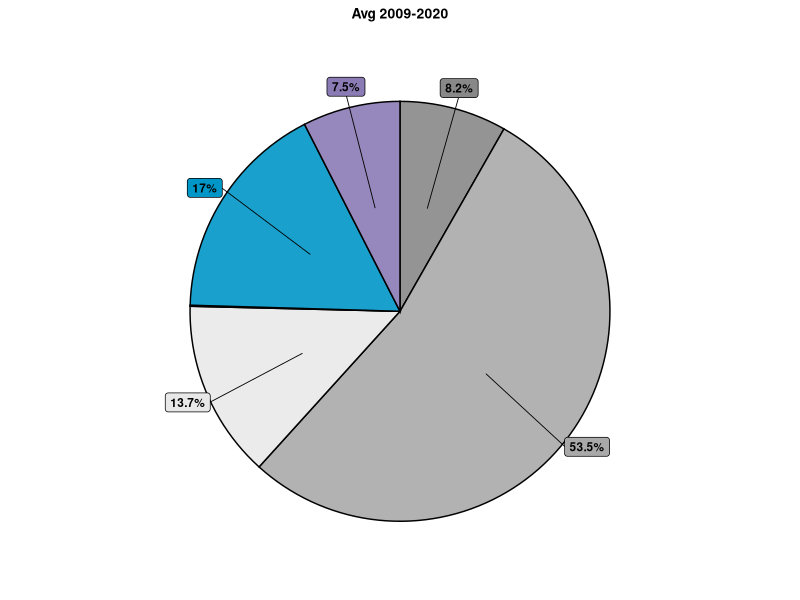
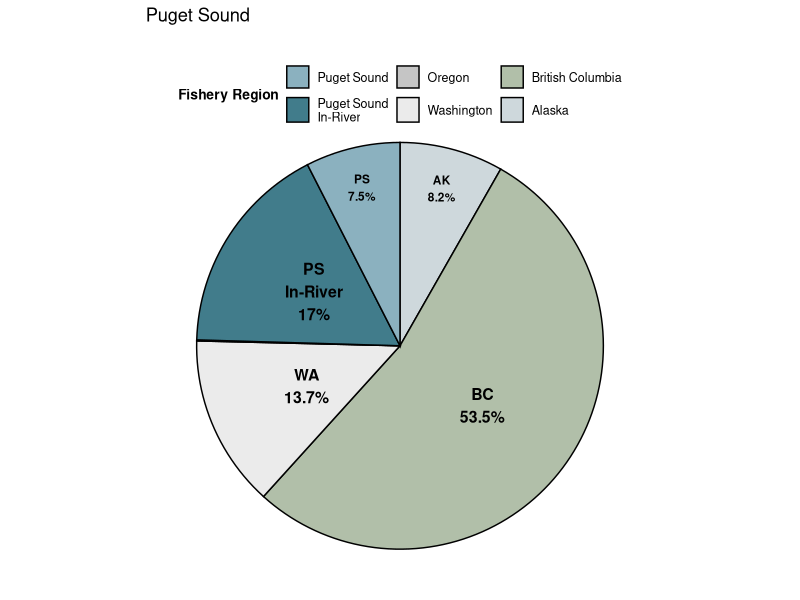
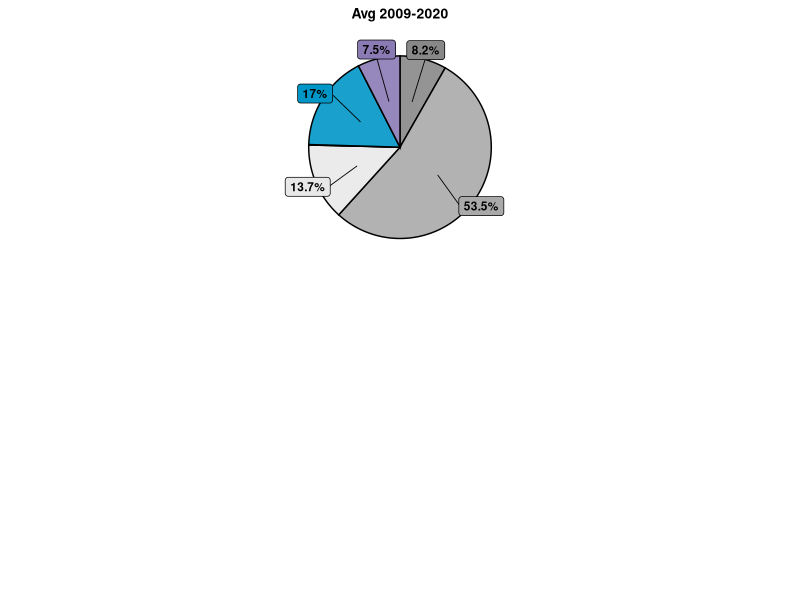
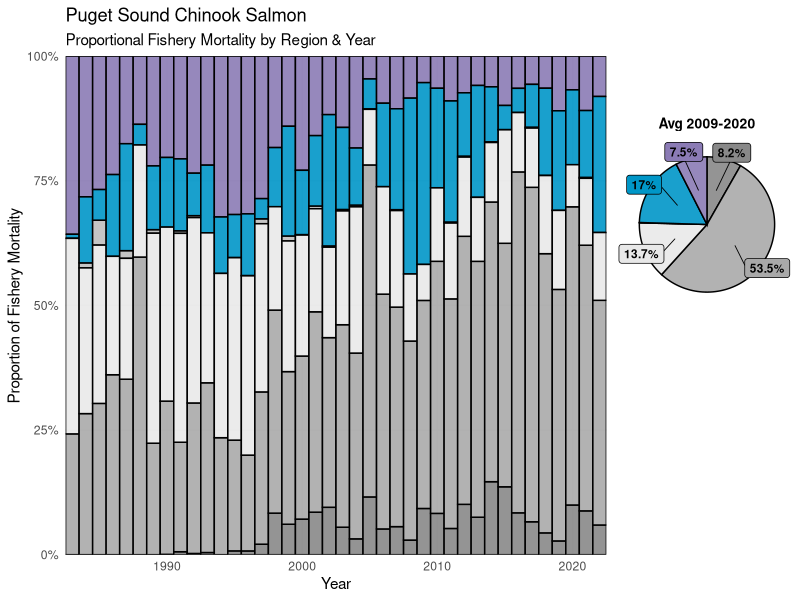
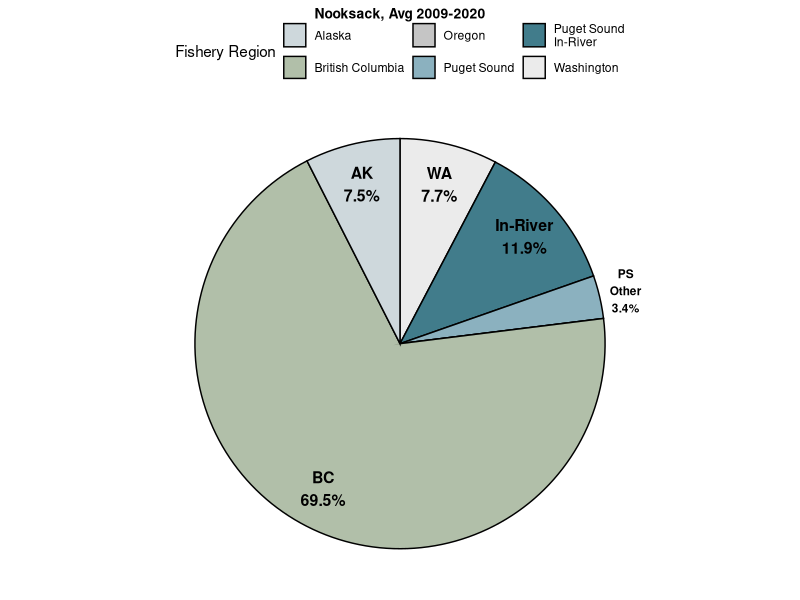
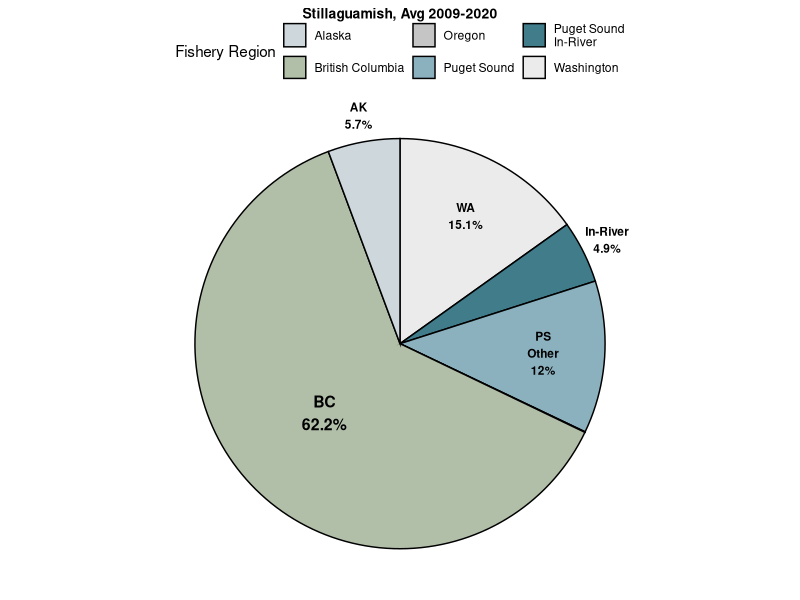
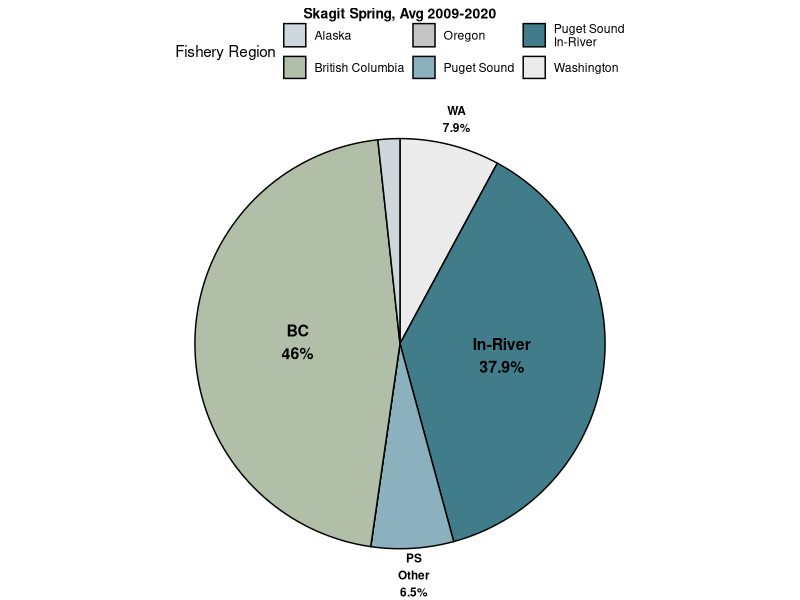
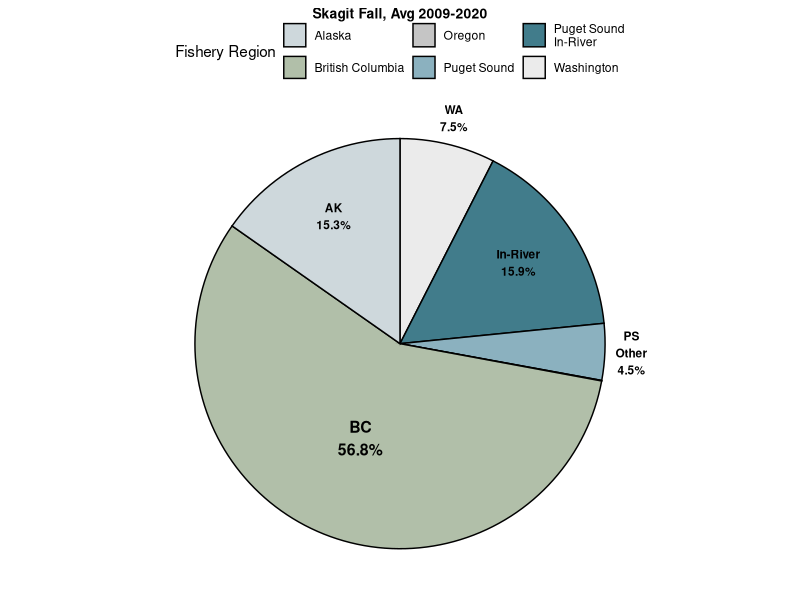

Recreate these plots in R, in order.
library(tidyverse)
library(here)
library(readxl)
library(viridis)
library(cowplot) 
library(ggrepel)
 
# custom colors =====

custom_pal_pie <- c(
  "Puget Sound\nIn-River" = "#2D6E7E",    
  "Puget Sound"    = "#7FA8B8",
  "Washington"            = "#E8E8E8",   
  "Oregon"                = "grey",  
  "British Columbia"           = "#A8B8A0",  
  "Alaska"                     = "#C8D4D8"
)
custom_pal <- c(
  "Puget Sound\nIn-River" =  "#0096C7",    
  "Puget Sound"  =  "#8B7BB5",
  "Washington"           =  "#E8E8E8",   
  "Oregon"                =   "grey",  
  "British Columbia"          =  "darkgrey",  
  "Alaska"                    =  "#888888")

# custom_pal <- c(
#   "Washington Coast\nIn-River" =  "#0096C7",   # light gray
#   "Washington Coast\nOcean"    =  "#8B7BB5",
#   "South of Falcon"           =  "#7AD151", #"#2A788E",
#   "Puget Sound"               =   "#D3D3D3",  
#   "British Columbia"          =  "#57A773",
#   "Alaska"                    =  "#FDE725"  # viridis purple for Alaska
# )

 
# load ====== 
data <- readxl::read_excel("data/PSTChinookCWT_data_April18_2025.xlsx") %>%
  filter(region %in% c("PS"),
         !year == 2023, !is.na(total_run), !total_run =="NA") 

 total_run_df<-data %>%  
  dplyr::select(year,population,region,total_run) %>%
  dplyr::mutate(total_run = as.numeric(total_run))

catch_distributions <- data %>%
  dplyr::select(c(1:39)) %>%
  gather(4:ncol(.), key = "fishery_region", value = "percent_mort") %>%
  filter(!fishery_region %in% c(#"US_is_tot",
                                "stray", 
                               "aabm_tot", 
                                "esc_pct", 
                                "er",  
                               "term_tot"
                                )) %>%
  dplyr::mutate(percent_mort = as.numeric(percent_mort)/100) 
 
 

# PS whole ======= 
PS_fish <- catch_distributions %>%
  left_join(total_run_df) %>% 
  filter(!is.na(percent_mort )) %>% 
  dplyr::mutate(mortality_numbers = total_run *percent_mort,
                broad_region = case_when(
                  # Alaska
                  str_detect(fishery_region, "^seak") ~ "Alaska",
                  str_detect(fishery_region, "^ak_term")  ~ "Alaska",
                  
                  str_detect(fishery_region, "^US_term")  ~ "Puget Sound\nIn-River",
                  str_detect(fishery_region, "^term_tot")  ~ "Puget Sound\nIn-River",

                   # Canada
                  str_detect(fishery_region, "^can_term")  ~ "British Columbia",
                  str_detect(fishery_region, "^wcvi")     ~ "British Columbia",#"West Coast Vancouver Island",
                  str_detect(fishery_region, "^nbc")      ~ "British Columbia", #"North Coast BC",
                  str_detect(fishery_region, "^sbc")      ~ "British Columbia",
                  
                  # str_detect(fishery_region, "^can_term") ~ "Canada Terminal",
                  
                  # Falcon (US)
                  str_detect(fishery_region, "^sfalc")    ~  "Oregon",#"South of Falcon",
                  # str_detect(fishery_region, "^nfalc")    ~ "North of Falcon",
                  
                  fishery_region == "nfalc_s" ~ "Washington",#"Washington Coast\nOcean",
                  fishery_region == "nfalc_t" ~  "Washington",#"Washington Coast\nOcean",
                  fishery_region == "US_is_tot" ~  "Washington",#"Washington Coast\nOcean",

                  # WA     
                  fishery_region == "PS_n" ~ "Puget Sound",
                  fishery_region == "PS_s" ~ "Puget Sound",
                  
                  fishery_region == "wac_n" ~  "Washington",#"Washington Coast\nIn-River",
                  # Other
                  TRUE                                    ~ "Check")) 

uniquePS<- data.frame(unique(PS_fish[c("broad_region","fishery_region")]))

uniquePS <- uniquePS %>% 
  arrange(broad_region)
 
total_FMnumbers <- PS_fish %>%
  group_by(year) %>%
  # get annual sum of all fishery mortality from OP for the year
  dplyr::summarise(total_FM_numbers = sum(mortality_numbers))  # want to ask, of all the fish caught that year, what was the relative proportions. Not related to overall runsize. 

PS_plot_df<- PS_fish %>% 
  dplyr::select(-c(total_run, percent_mort,fishery_region)) %>%
  ungroup() %>%
  group_by(year, broad_region) %>%
  dplyr::summarise(mort_broad_region = sum(mortality_numbers)) %>% 
  left_join(total_FMnumbers) %>%
  dplyr::mutate(percent_mort = mort_broad_region/total_FM_numbers,
                broad_region = factor(broad_region, levels = c(
                
                  "Puget Sound",
                  "Puget Sound\nIn-River",
                  "Oregon",
                  "Washington", 
                  "British Columbia", 
                  "Alaska" 
                )))

# bar and pie ==== 
## 1. Prep pie chart data (last 5 years) ==========
pie_df <- PS_plot_df %>%
  filter(year >2008) %>%
  group_by(broad_region) %>%
  summarise(avg_mort = mean(percent_mort, na.rm = TRUE)) %>%
  ungroup() %>%
  arrange(desc(broad_region)) %>%  # match fill order
  mutate(
    cum_pos = cumsum(avg_mort) - avg_mort / 2,  # midpoint of each slice
    label = paste0(round(avg_mort * 100, 1), "%")  # format as percent
  )

## 2. Build pie chart ==========
PS_pie <- ggplot(pie_df, aes(x = "", y = avg_mort, fill = broad_region)) +
  geom_col(color = "black", alpha = 0.9, width = 1) +
  geom_label_repel(
    aes(y = cum_pos, label = ifelse(avg_mort >= 0.02, paste0(round(avg_mort * 100, 1), "%"), "")),
    size = 3,
    fontface = "bold",
    nudge_x = 0.6,          # push labels outward
    show.legend = FALSE,
    segment.size = 0.3
  ) +
  coord_polar(theta = "y") +
  scale_fill_manual(values = custom_pal) + 
  #  scale_fill_viridis_d(drop = FALSE)+#, option = "plasma") +
  labs(title = "Avg 2009-2020") +
  theme_void() +
  theme(
    legend.position = "none",
    plot.title = element_text(size = 10, hjust = 0.5, face = "bold"),
    plot.background = element_blank()
  )
PS_pie

## 2.5  Pie Stand Alone ==========
pie_df2 <- PS_plot_df %>%
  filter(year > 2008) %>%
  group_by(broad_region) %>%
  summarise(avg_mort = mean(percent_mort, na.rm = TRUE)) %>%
  ungroup() %>%
  arrange(desc(broad_region)) %>%
  dplyr::mutate(
    custom_region = case_when(broad_region == "Alaska" ~ "AK",
                              broad_region == "British Columbia" ~ "BC",
                              broad_region == "Puget Sound" ~ "PS",
                              broad_region == "Oregon" ~ "OR",   
                              broad_region == "Puget Sound\nIn-River" ~ "PS\nIn-River", 
                              broad_region == "Washington" ~ "WA",
                              TRUE ~ NA), 
    cum_pos = cumsum(avg_mort) - avg_mort / 2,
    label = paste0(custom_region, "\n", round(avg_mort * 100, 1), "%")  # combined label
  ) 
 

PS_pie2 <- ggplot(pie_df2, aes(x = "", y = avg_mort, fill = broad_region)) +
  geom_col(color = "black", alpha = 0.9, width = 1) +
  # Labels inside for large slices
  geom_text(aes(y = cum_pos,
                label = ifelse(avg_mort >= .12, paste0(label), "")),
            size = 4, fontface = "bold", color = "black") + 
  # Labels outside for small slices — nudge x past 1 to push outside pie
  geom_text(aes(y = cum_pos,
                label = ifelse(avg_mort < .12 & avg_mort > 0.02 , paste0(label), "")),
            x = 1.3,   # >1 pushes outside the pie (pie lives at x = 1)
            size =3, fontface = "bold", color = "black") + 
  coord_polar(theta = "y", clip = "off") +   
  ggtitle("Puget Sound") + 
  scale_fill_manual(values = custom_pal_pie, name = "Fishery Region") +  
  theme_void() +
  theme(
    legend.position   = "top",
    legend.title      = element_text(size = 10, face = "bold"),
    legend.text       = element_text(size = 9),
    legend.margin     = margin(t = 10, b = -10, unit = "mm"),  # positive t pushes down, negative b pulls pie up
    # legend.key.size   = unit(0.4, "cm"),   # smaller legend keys
    legend.spacing.x  = unit(0.2, "cm"),   # tighten horizontal spacing
    plot.margin       = margin(0, 5, 0, 5, "mm"),  # reduce outer margins
    plot.background   = element_blank()
  )

PS_pie2

ggsave(
  filename = "output/plots/Puget Sound Plots/PS_FM_PieOnly.jpeg",
  plot = PS_pie2,
  width =6,
  height =5.5,
  dpi = 300,
  units = "in"
)


##  3. Main bar chart ==================
PS_FM_stacked <- ggplot(PS_plot_df,
                            aes(x = year,
                                y = percent_mort,
                                fill = broad_region)) +
                       geom_col(color = "black", alpha = 0.9, width = 1) +
                       scale_y_continuous(
                         expand = c(0, 0),
                         name = "Proportion of Fishery Mortality",
                         labels = scales::percent_format()
                       ) +
                       scale_x_continuous(
                         name = "Year",
                         expand = c(0, 0)
                       ) +
                      scale_fill_manual(values = custom_pal) + 
                       # scale_fill_viridis_d(drop = FALSE)+#, option = "plasma") +
                       labs(
                         fill = "Fishery Region",
                         title = "Puget Sound Chinook Salmon",
                         subtitle = "Proportional Fishery Mortality by Region & Year"
                       ) +
                       theme_minimal() +
                       theme(
                         panel.grid.minor = element_blank(),
                         panel.spacing = unit(1, "lines"),
                         legend.position = "none")

## 4. Legend =============
legend <- get_legend(ggplot(PS_plot_df,
                        aes(x = year,
                            y = percent_mort,
                            fill = broad_region)) +
  geom_col(color = "black", alpha = 0.9, width = 1) +
  scale_y_continuous(
    expand = c(0, 0),
    name = "Proportion of Fishery Mortality",
    labels = scales::percent_format()
  ) +
  scale_x_continuous(
    name = "Year",
    expand = c(0, 0)
  ) +
    scale_fill_manual(values = custom_pal) + 
  # scale_fill_viridis_d(drop = FALSE)+#, option = "plasma") +
  labs(
    fill = "Fishery Region",
    title = "Puget Sound Chinook Salmon",
    subtitle = "Proportional Fishery Mortality by Region & Year"
  ) +
  theme_minimal() +
  theme( 
    legend.box.margin = margin(0, 0, 0, 0),
    legend.margin = margin(0, 0, 0, 0),
    legend.background = element_blank(),  # remove the grey border box
    legend.box.background = element_blank(),
    panel.grid.minor = element_blank(),
    panel.background = element_blank(),
    plot.background = element_blank(),
    panel.spacing = unit(1, "lines"),
    legend.position = c(0.88, 0.3),# 0.35),   # nudge down so it clears the pie inset
     legend.justification = c(1, 0),
    legend.title = element_text(hjust = 0.5, size = 9, 
                                face = "bold"),  # bigger title
    legend.text = element_text(size = 8),                                # bigger text
    legend.key.size = unit(0.5, "cm")                                    # bigger color boxes
  ))

## 4. Save: inset pie into upper right =========== 
rightside <- ggpubr::ggarrange(PS_pie, legend, nrow = 2,
                                heights = c(1, 1.2)) 
rightside

# Add a blank spacer on top to push content down and align pie with bar top
spacer <- ggplot() + theme_void()  # empty plot as top padding

rightside_padded <- ggpubr::ggarrange(spacer, rightside, nrow = 2,
                                      heights = c(0.2, 1))  # adjust 0.3 to move down more

final_plot <- ggpubr::ggarrange(PS_FM_stacked, rightside_padded,
                                ncol = 2,
                                widths = c(3.3, 1))
final_plot

# --- 5. Save as JPEG ---
ggsave(
  filename = "output/plots/Puget Sound Plots/PS_Chinook_FM_stacked.jpeg",
  plot = final_plot,
  width =6,
  height =5,
  dpi = 300,
  units = "in"
)

# Individual stocks =======
total_run_df<-data %>%  
  dplyr::select(year,population,region,total_run) %>%
  dplyr::mutate(total_run = as.numeric(total_run))

catch_distributions <- data %>%
  dplyr::select(c(1:39)) %>%
  gather(4:ncol(.), key = "fishery_region", value = "percent_mort") %>%
  filter(!fishery_region %in% c(#"US_is_tot",
    "stray", 
    "aabm_tot", 
    "esc_pct", 
    "er",  
    "term_tot"
  )) %>%
  dplyr::mutate(percent_mort = as.numeric(percent_mort)/100) 

PS_fish <- catch_distributions %>%
  left_join(total_run_df) %>% 
  filter(!is.na(percent_mort )) %>% 
  dplyr::mutate(mortality_numbers = total_run *percent_mort,
                broad_region = case_when(
                  # Alaska
                  str_detect(fishery_region, "^seak") ~ "Alaska",
                  str_detect(fishery_region, "^ak_term")  ~ "Alaska",
                  
                  str_detect(fishery_region, "^US_term")  ~ "Puget Sound\nIn-River",
                  str_detect(fishery_region, "^term_tot")  ~ "Puget Sound\nIn-River",
                  
                  # Canada
                  str_detect(fishery_region, "^can_term")  ~ "British Columbia",
                  str_detect(fishery_region, "^wcvi")     ~ "British Columbia",#"West Coast Vancouver Island",
                  str_detect(fishery_region, "^nbc")      ~ "British Columbia", #"North Coast BC",
                  str_detect(fishery_region, "^sbc")      ~ "British Columbia",
                  
                  # str_detect(fishery_region, "^can_term") ~ "Canada Terminal",
                  
                  # Falcon (US)
                  str_detect(fishery_region, "^sfalc")    ~  "Oregon",#"South of Falcon",
                  # str_detect(fishery_region, "^nfalc")    ~ "North of Falcon",
                  
                  fishery_region == "nfalc_s" ~ "Washington",#"Washington Coast\nOcean",
                  fishery_region == "nfalc_t" ~  "Washington",#"Washington Coast\nOcean",
                  fishery_region == "US_is_tot" ~  "Washington",#"Washington Coast\nOcean",
                  
                  # WA     
                  fishery_region == "PS_n" ~ "Puget Sound",
                  fishery_region == "PS_s" ~ "Puget Sound",
                  
                  fishery_region == "wac_n" ~  "Washington",#"Washington Coast\nIn-River",
                  # Other
                  TRUE                                    ~ "Check")) 

total_FMnumbers <- PS_fish %>%
  group_by(year,population) %>%
  # get annual sum of all fishery mortality from OP for the year
  dplyr::summarise(total_FM_numbers = sum(mortality_numbers))  # want to ask, of all the fish caught that year, what was the relative proportions. Not related to overall runsize.

PS_plot_df<- PS_fish %>% 
  dplyr::select(-c(total_run,fishery_region)) %>%
  ungroup() %>%
  group_by(year, broad_region,population) %>%
  dplyr::summarise(mort_broad_region = sum(mortality_numbers)) %>% 
  left_join(total_FMnumbers) %>%
  dplyr::mutate(percent_mort = mort_broad_region/total_FM_numbers)

### Nooksack ========= 
pie_df <- PS_plot_df %>%
  filter(year > 2008,
         population %in% c("Nooksack")) %>% #, "Siletz Fall", "Siuslaw Fall")) %>% 
  group_by(broad_region) %>%
  summarise(avg_mort = mean(percent_mort, na.rm = TRUE)) %>%
  ungroup() %>%
  # group_by(population) %>%                          # <-- group by population ONLY
  arrange(desc(broad_region)) %>%             # consistent ordering within each facet
  dplyr::mutate(
    custom_region = case_when(broad_region == "Alaska" ~ "AK",
                              broad_region == "British Columbia" ~ "BC",
                              broad_region == "Puget Sound" ~ "PS\nOther",
                              broad_region == "Oregon" ~ "OR",   
                              broad_region == "Puget Sound\nIn-River" ~ "In-River", 
                              broad_region == "Washington" ~ "WA",
                              TRUE ~ NA), 
    cum_pos = cumsum(avg_mort) - avg_mort / 2,
    label = paste0(custom_region, "\n", round(avg_mort * 100, 1), "%")  # combined label
  ) %>% 
  ungroup()

Nooksack <- ggplot(pie_df, aes(x = "", y = avg_mort, fill = broad_region)) +
  geom_col(color = "black", alpha = 0.9, width = 1) +
  geom_text(aes(y = cum_pos,
                label = ifelse(avg_mort >= .05, paste0(label), "")),
            x = 1.3, size = 4, fontface = "bold", color = "black") + 
  # Labels outside for small slices — nudge x past 1 to push outside pie
  geom_text(aes(y = cum_pos,
                label = ifelse(avg_mort < .05 & avg_mort > 0.02 , paste0(label), "")),
            x = 1.63,   # >1 pushes outside the pie (pie lives at x = 1)
            size =3, fontface = "bold", color = "black") + 
  coord_polar(theta = "y", clip = "off") +   
  scale_fill_manual(values = custom_pal_pie, name = "Fishery Region") +  
  labs(title = "Nooksack, Avg 2009-2020") +
  theme_void() +
  theme(
    legend.position = "top",
    plot.title = element_text(size = 10, hjust = 0.5, face = "bold"),
    plot.background = element_blank()
  )
Nooksack

ggsave(
  filename = "output/plots/Puget Sound Plots/Nooksack_FM_PieOnly.jpeg",
  plot = Nooksack,
  width =6,
  height =5.5,
  dpi = 300,
  units = "in"
) 

### Stillaguamish ========= 
pie_df <- PS_plot_df %>%
  filter(year > 2008,
         population %in% c("Stillaguamish")) %>% 
  group_by(broad_region) %>%
  summarise(avg_mort = mean(percent_mort, na.rm = TRUE)) %>%
  ungroup() %>%
  arrange(desc(broad_region)) %>%             # consistent ordering within each facet
  dplyr::mutate(
    custom_region = case_when(broad_region == "Alaska" ~ "AK",
                              broad_region == "British Columbia" ~ "BC",
                              broad_region == "Puget Sound" ~ "PS\nOther",
                              broad_region == "Oregon" ~ "OR",   
                              broad_region == "Puget Sound\nIn-River" ~ "In-River", 
                              broad_region == "Washington" ~ "WA",
                              TRUE ~ NA), 
    cum_pos = cumsum(avg_mort) - avg_mort / 2,
    label = paste0(custom_region, "\n", round(avg_mort * 100, 1), "%")  # combined label
  ) %>% 
  ungroup()

Stillaguamish <- ggplot(pie_df, aes(x = "", y = avg_mort, fill = broad_region)) +
  geom_col(color = "black", alpha = 0.9, width = 1) +
  geom_text(aes(y = cum_pos,
                label = ifelse(avg_mort >= .16, paste0(label), "")),
            size = 4, fontface = "bold", color = "black") + 
  geom_text(aes(y = cum_pos,
                label = ifelse(avg_mort > .1 & avg_mort < 0.16 , paste0(label), "")),
            x = 1.2,   # >1 pushes outside the pie (pie lives at x = 1)
            size =3, fontface = "bold", color = "black") + 
  # Labels outside for small slices — nudge x past 1 to push outside pie
  geom_text(aes(y = cum_pos,
                label = ifelse(avg_mort < .1 & avg_mort > 0.02 , paste0(label), "")),
            x = 1.63,   # >1 pushes outside the pie (pie lives at x = 1)
            size =3, fontface = "bold", color = "black") + 
  coord_polar(theta = "y", clip = "off") +  
  scale_fill_manual(values = custom_pal_pie, name = "Fishery Region") +  
  labs(title = "Stillaguamish, Avg 2009-2020") +
  theme_void() +
  theme(
    legend.position = "top",
    plot.title = element_text(size = 10, hjust = 0.5, face = "bold"),
    plot.background = element_blank()
  )

Stillaguamish

ggsave(
  filename = "output/plots/Puget Sound Plots/Stillaguamish_FM_PieOnly.jpeg",
  plot = Stillaguamish,
  width =6,
  height =5.5,
  dpi = 300,
  units = "in"
) 

### Skagit Spring ========= 
pie_df <- PS_plot_df %>%
  filter(year > 2008,
         population %in% c("Skagit_sp")) %>% 
  group_by(broad_region) %>%
  summarise(avg_mort = mean(percent_mort, na.rm = TRUE)) %>%
  ungroup() %>%
  arrange(desc(broad_region)) %>%             # consistent ordering within each facet
  dplyr::mutate(
    custom_region = case_when(broad_region == "Alaska" ~ "AK",
                              broad_region == "British Columbia" ~ "BC",
                              broad_region == "Puget Sound" ~ "PS\nOther",
                              broad_region == "Oregon" ~ "OR",   
                              broad_region == "Puget Sound\nIn-River" ~ "In-River", 
                              broad_region == "Washington" ~ "WA",
                              TRUE ~ NA), 
    cum_pos = cumsum(avg_mort) - avg_mort / 2,
    label = paste0(custom_region, "\n", round(avg_mort * 100, 1), "%")  # combined label
  ) %>% 
  ungroup()

skagit_sp <- ggplot(pie_df, aes(x = "", y = avg_mort, fill = broad_region)) +
  geom_col(color = "black", alpha = 0.9, width = 1) +
  geom_text(aes(y = cum_pos,
                label = ifelse(avg_mort >= .16, paste0(label), "")),
            size = 4, fontface = "bold", color = "black") + 
  geom_text(aes(y = cum_pos,
                label = ifelse(avg_mort > .1 & avg_mort < 0.16 , paste0(label), "")),
            x = 1.2,   # >1 pushes outside the pie (pie lives at x = 1)
            size =3, fontface = "bold", color = "black") + 
  # Labels outside for small slices — nudge x past 1 to push outside pie
  geom_text(aes(y = cum_pos,
                label = ifelse(avg_mort < .1 & avg_mort > 0.02 , paste0(label), "")),
            x = 1.63,   # >1 pushes outside the pie (pie lives at x = 1)
            size =3, fontface = "bold", color = "black") + 
  coord_polar(theta = "y", clip = "off") +  
  scale_fill_manual(values = custom_pal_pie, name = "Fishery Region") +  
  labs(title = "Skagit Spring, Avg 2009-2020") +
  theme_void() +
  theme(
    legend.position = "top",
    plot.title = element_text(size = 10, hjust = 0.5, face = "bold"),
    plot.background = element_blank()
  )

skagit_sp 

ggsave(
  filename = "output/plots/Puget Sound Plots/Skagit_Sp_FM_PieOnly.jpeg",
  plot = skagit_sp,
  width =6,
  height =5.5,
  dpi = 300,
  units = "in"
) 

### Skagit Fall ========= 
pie_df <- PS_plot_df %>%
  filter(year > 2008,
         population %in% c("Skagit_fa")) %>% 
  group_by(broad_region) %>%
  summarise(avg_mort = mean(percent_mort, na.rm = TRUE)) %>%
  ungroup() %>%
  arrange(desc(broad_region)) %>%             # consistent ordering within each facet
  dplyr::mutate(
    custom_region = case_when(broad_region == "Alaska" ~ "AK",
                              broad_region == "British Columbia" ~ "BC",
                              broad_region == "Puget Sound" ~ "PS\nOther",
                              broad_region == "Oregon" ~ "OR",   
                              broad_region == "Puget Sound\nIn-River" ~ "In-River", 
                              broad_region == "Washington" ~ "WA",
                              TRUE ~ NA), 
    cum_pos = cumsum(avg_mort) - avg_mort / 2,
    label = paste0(custom_region, "\n", round(avg_mort * 100, 1), "%")  # combined label
  ) %>% 
  ungroup()

skagit_fa <- ggplot(pie_df, aes(x = "", y = avg_mort, fill = broad_region)) +
  geom_col(color = "black", alpha = 0.9, width = 1) +
  geom_text(aes(y = cum_pos,
                label = ifelse(avg_mort >= .16, paste0(label), "")),
            size = 4, fontface = "bold", color = "black") + 
  geom_text(aes(y = cum_pos,
                label = ifelse(avg_mort > .1 & avg_mort < 0.16 , paste0(label), "")),
            x = 1.2,   # >1 pushes outside the pie (pie lives at x = 1)
            size =3, fontface = "bold", color = "black") + 
  # Labels outside for small slices — nudge x past 1 to push outside pie
  geom_text(aes(y = cum_pos,
                label = ifelse(avg_mort < .1 & avg_mort > 0.02 , paste0(label), "")),
            x = 1.63,   # >1 pushes outside the pie (pie lives at x = 1)
            size =3, fontface = "bold", color = "black") + 
  coord_polar(theta = "y", clip = "off") +  
  scale_fill_manual(values = custom_pal_pie, name = "Fishery Region") +  
  labs(title = "Skagit Fall, Avg 2009-2020") +
  theme_void() +
  theme(
    legend.position = "top",
    plot.title = element_text(size = 10, hjust = 0.5, face = "bold"),
    plot.background = element_blank()
  )

skagit_fa

ggsave(
  filename = "output/plots/Puget Sound Plots/Skagit_Fa_FM_PieOnly.jpeg",
  plot = skagit_sp,
  width =6,
  height =5.5,
  dpi = 300,
  units = "in"
) 
